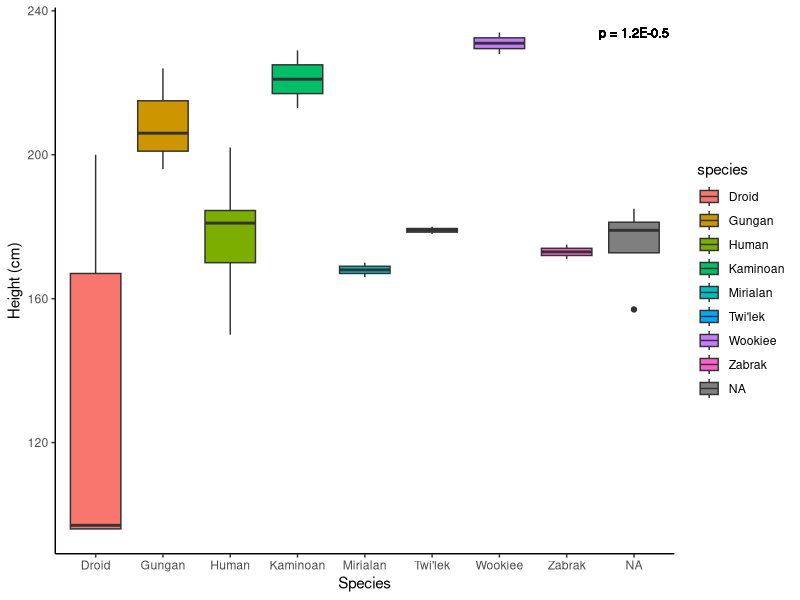
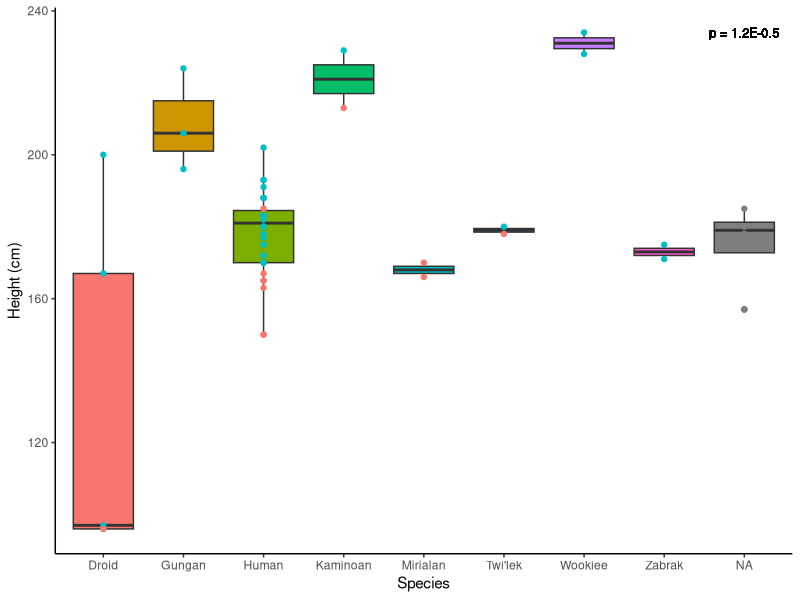
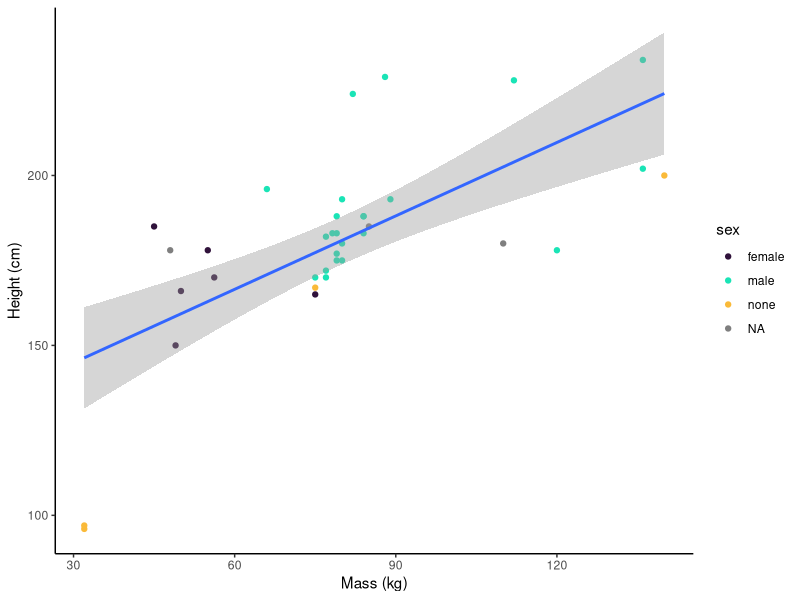
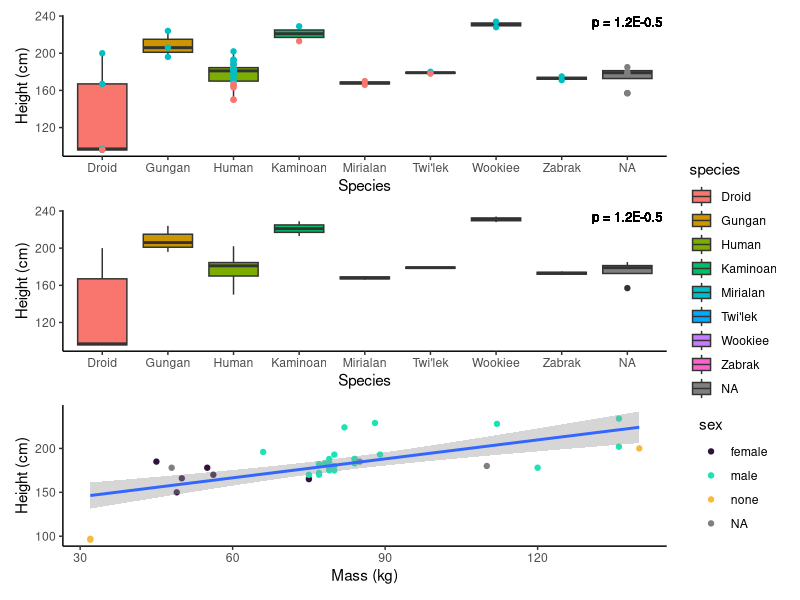

Write the R code that produced these figures, in order.
## ---- chunk 1
library(ggplot2)
library(ggthemes)
library(patchwork)
library(dplyr)
## ---- chunk 2
sw_species <- starwars %>% 
  count(species, sort = T) %>% 
  filter(n > 1) %>%
  print()

sw_species2 <- starwars %>%
  filter(species %in% sw_species$species) %>%
  select(-(films:starships)) %>%
  print()

## ---- chunk 3
sw_clean <- sw_species2[complete.cases(sw_species2$height),] %>%
  print()
  
sw_tab <- sw_clean %>% 
  group_by(species) %>%
  summarize(mean_height = mean(height), median_height = median(height), sd_height = sd(height)) %>%
  print()
  
## ---- chunk 4
p1 <- ggplot(data = sw_clean, aes(x = species, y = height, fill = species)) + 
  geom_boxplot() +
  labs(x="Species",
       y="Height (cm)") +
  theme_minimal() +
  geom_text(aes(x = NA, y = max(height), label = "p = 1.2E-0.5"), size = 3.2) +
  theme_classic()

print(p1)
## ---- chunk 5
p2 <- ggplot(data = sw_clean, aes(x = species, y = height, fill = species)) + 
  geom_boxplot(show.legend = FALSE) +
  geom_point(aes(color = gender), show.legend = FALSE) +
  labs(x="Species",
       y="Height (cm)") +
  theme_minimal() +
  geom_text(aes(x = NA, y = max(height), label = "p = 1.2E-0.5"), size = 3.2) +
  theme_classic()


print(p2)
## ---- chunk 6
library(viridis)
cols <- viridis(4, option ="turbo") #plasma, turbo, viridis

p3 <- ggplot(data=sw_clean, aes(x = mass, y = height)) +
  geom_point(aes(color = sex)) +
  geom_smooth(method = "lm", se = T) +
  labs(x = "Mass (kg)", y = "Height (cm)") +
  scale_color_manual(values = cols) +
  theme_classic()
# NA values in mass are automatically removed which are the 16 errors that appear


print(p3)
## ---- chunk 7
p2 / p1 / p3
